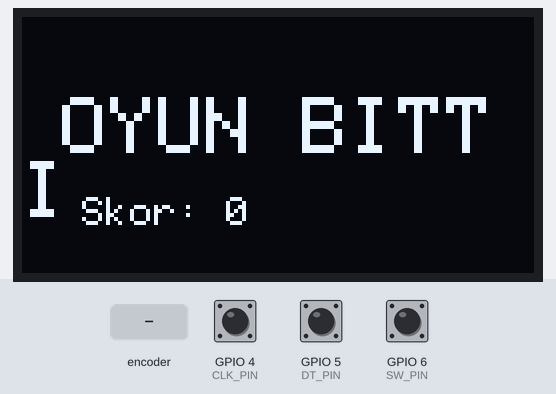
Recording of a sketch running on a simulated ESP32-S3. Parts: 128×64 one-colour display. The test bench sets the inputs (shaded band); at power-on: GPIO 6 (SW_PIN) HIGH, GPIO 4 (CLK_PIN) HIGH, GPIO 5 (DT_PIN) HIGH. Random numbers use the default seed unless the sketch sets one.

Above: at 2.9 s.
3.0 s: GPIO 6 (SW_PIN) pulled LOW for 0.15 s
At 3.3 s:
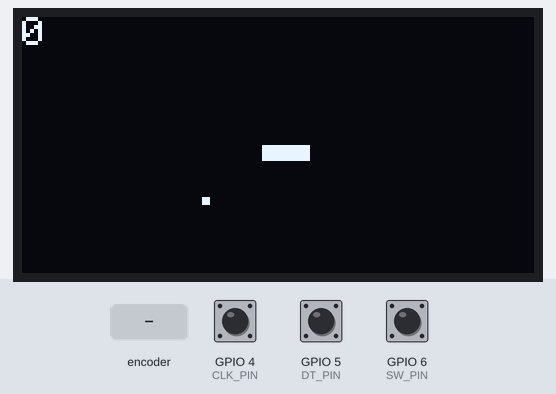
3.7 s: rotary encoder on GPIO 4 (CLK_PIN) / GPIO 5 (DT_PIN) turned 2 steps (second pin leading)
At 3.93 s:
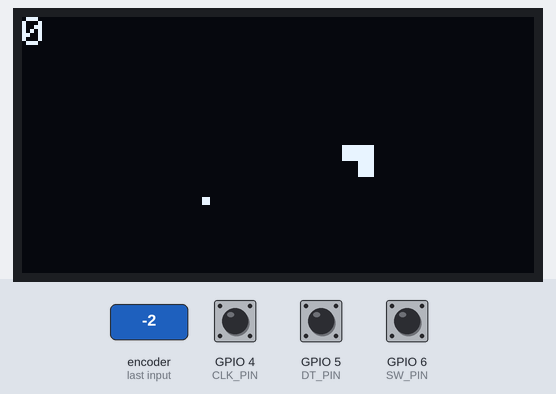
5.6 s: rotary encoder on GPIO 4 (CLK_PIN) / GPIO 5 (DT_PIN) turned 1 step (first pin leading)
At 5.68 s:
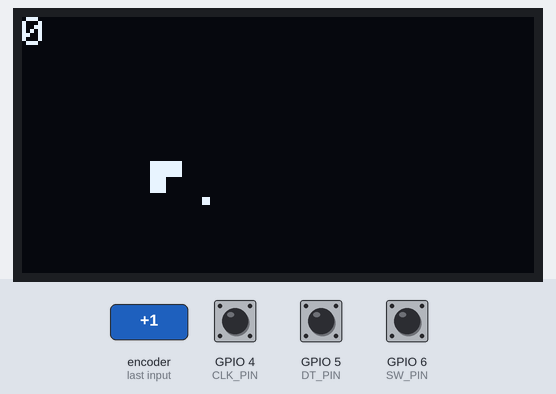
7.3 s: GPIO 6 (SW_PIN) pulled LOW for 1 s
At 7.73 s:
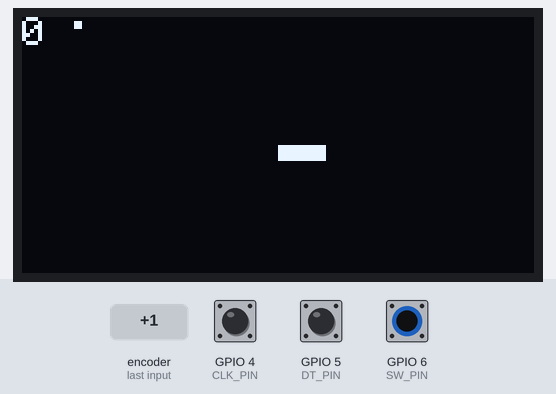
Timing chart, 0 to 9.9 s (numbered marks = the images above; inputs shaded):
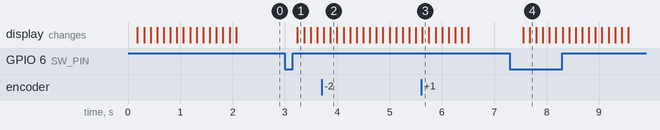

The sketch:

sketch_oct24a_copy_20261029144315.ino
```cpp
#include <Wire.h>
#include <Adafruit_GFX.h>
#include <Adafruit_SSD1306.h>

// ESP32 Pin bağlantılarım
// OLED ekran I2C pinleri
#define SDA_PIN 17
#define SCL_PIN 18

// KY-040 Rotary Encoder pinleri (Voltajı 3.3V verdim pinler yanmasın diye)
#define CLK_PIN 4
#define DT_PIN 5
#define SW_PIN 6  // Üzerindeki butona basma pini

#define SCREEN_WIDTH 128
#define SCREEN_HEIGHT 64
Adafruit_SSD1306 display(SCREEN_WIDTH, SCREEN_HEIGHT, &Wire, -1);

// Yılanın ayarları
#define GRID_SIZE 4 // Yılan 4x4 piksellik karelerden oluşuyor
#define MAX_SNAKE 100

int snakeX[MAX_SNAKE];
int snakeY[MAX_SNAKE];
int snakeLength = 3;
int foodX, foodY;
bool gameOver = false;
int score = 0;

// Yılanın yönü: 0=Yukarı, 1=Sağ, 2=Aşağı, 3=Sol
volatile int direction = 1;
volatile unsigned long lastInterruptTime = 0;

// Normal loop içinde okumaya kalkarsam delay(100) yüzünden dönüşleri kaçırıyordu.
// O yüzden Rotary Encoder çevrildiğinde anında tetiklenen interrupt (kesme) yazdım.
void IRAM_ATTR readEncoder() {
  unsigned long interruptTime = millis();
  // 50ms debounce koydum ki elim titrediğinde 2 kere dönmüş algılamasın
  if (interruptTime - lastInterruptTime > 50) {
    if (digitalRead(DT_PIN) == digitalRead(CLK_PIN)) {
      direction = (direction + 1) % 4; // Sağa çevrildi
    } else {
      direction = (direction + 3) % 4; // Sola çevrildi
    }
    lastInterruptTime = interruptTime;
  }
}

void spawnFood() {
  // Ekranın dışına taşmayacak rastgele bir yere yem at
  foodX = random(0, (SCREEN_WIDTH / GRID_SIZE)) * GRID_SIZE;
  foodY = random(0, (SCREEN_HEIGHT / GRID_SIZE)) * GRID_SIZE;
}

void resetGame() {
  snakeLength = 3;
  direction = 1;
  score = 0;
  gameOver = false;

  // Yılanı ekranın ortasından başlat
  for (int i = 0; i < snakeLength; i++) {
    snakeX[i] = (SCREEN_WIDTH / 2) - (i * GRID_SIZE);
    snakeY[i] = SCREEN_HEIGHT / 2;
  }
  spawnFood();
}

void setup() {
  Serial.begin(115200);

  pinMode(CLK_PIN, INPUT_PULLUP);
  pinMode(DT_PIN, INPUT_PULLUP);
  pinMode(SW_PIN, INPUT_PULLUP);

  // CLK pininde voltaj düştüğü an (FALLING) kesmeyi tetikle
  attachInterrupt(digitalPinToInterrupt(CLK_PIN), readEncoder, FALLING);

  Wire.begin(SDA_PIN, SCL_PIN);
  if (!display.begin(SSD1306_SWITCHCAPVCC, 0x3C)) {
    Serial.println("OLED hatası! Kablolarda temassızlık olabilir.");
    while (true);
  }

  // Rastgele sayıların hep aynı sırayla gelmemesi için boş pinden gürültü okuyoruz
  randomSeed(analogRead(0));
  resetGame();
}

void loop() {
  display.clearDisplay();

  if (gameOver) {
    display.setTextSize(2);
    display.setTextColor(SSD1306_WHITE);
    display.setCursor(10, 20);
    display.print("OYUN BITTI");
    display.setTextSize(1);
    display.setCursor(15, 45);
    display.print("Skor: ");
    display.print(score);
    display.display();

    // Yanınca rotary encoder'ın butonuna basarsam oyunu sıfırla
    if (digitalRead(SW_PIN) == LOW) {
      delay(200); // Butona basınca menü sapıtmasın diye ufak bekleme
      resetGame();
    }
    return;
  }

  // Yılanın kuyruğunu başın gittiği yere doğru kaydır
  for (int i = snakeLength - 1; i > 0; i--) {
    snakeX[i] = snakeX[i - 1];
    snakeY[i] = snakeY[i - 1];
  }

  // Yöne göre sadece yılanın başını (0. indeksi) hareket ettir
  if (direction == 0) snakeY[0] -= GRID_SIZE; // Yukarı
  if (direction == 1) snakeX[0] += GRID_SIZE; // Sağ
  if (direction == 2) snakeY[0] += GRID_SIZE; // Aşağı
  if (direction == 3) snakeX[0] -= GRID_SIZE; // Sol

  // Duvara çarpma kontrolü
  if (snakeX[0] < 0 || snakeX[0] >= SCREEN_WIDTH || snakeY[0] < 0 || snakeY[0] >= SCREEN_HEIGHT) {
    gameOver = true;
  }

  // Kendi kendine çarpma kontrolü
  for (int i = 1; i < snakeLength; i++) {
    if (snakeX[0] == snakeX[i] && snakeY[0] == snakeY[i]) {
      gameOver = true;
    }
  }

  // Yemi yeme kontrolü
  if (snakeX[0] == foodX && snakeY[0] == foodY) {
    if (snakeLength < MAX_SNAKE) {
      snakeLength++;
    }
    score += 10;
    spawnFood();
  }

  // Yılanın vücudunu çizdir
  for (int i = 0; i < snakeLength; i++) {
    display.fillRect(snakeX[i], snakeY[i], GRID_SIZE, GRID_SIZE, SSD1306_WHITE);
  }

  // Yemi çizdir
  display.fillRect(foodX + 1, foodY + 1, GRID_SIZE - 2, GRID_SIZE - 2, SSD1306_WHITE);

  // Puanı sol üste yaz
  display.setTextSize(1);
  display.setCursor(0, 0);
  display.print(score);

  display.display();

  // Oyunun hızı (100 ms'de bir frame güncelleniyor)
  delay(100);
}
```

Measured:
- after the input at 3.0 s, the display: changes after 0.24 s (image 1)
- after the input at 7.3 s, the display: first changes after 0.25 s (image 4 shows a later state)
